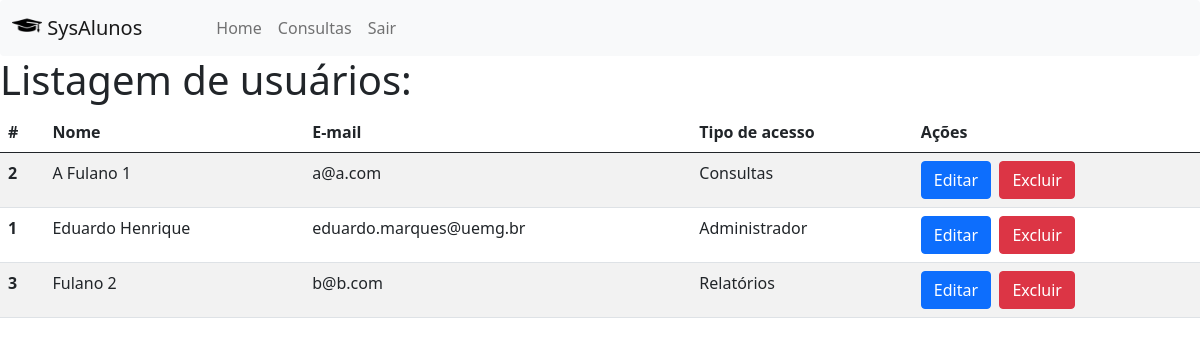
The app's page /sysalunos/usuarios_list.php (signed in) with its own data.
### tables this page shows
CREATE TABLE `usuarios` (
  `idusuarios` int(10) unsigned NOT NULL auto_increment,
  `nome` varchar(100) NOT NULL,
  `login` varchar(30) NOT NULL,
  `senha` varchar(30) NOT NULL,
  `dica` varchar(30) NOT NULL,
  `email` varchar(100) NOT NULL,
  `tipoacesso` int(10) unsigned NOT NULL default '1' COMMENT '0 Admin; 1 Usuario consulta; 2 usuario relatorio',
  PRIMARY KEY  (`idusuarios`)
);

### sysalunos/usuarios_list.php (the view, shortened to what this page needs)
<?php
    require_once("conexao.php");
    $tipoAcesso = $_SESSION["tipo_acesso"];
?>
<!DOCTYPE html>
<html lang="pt-br">
<head>
    <link href="css/bootstrap.min.css" rel="stylesheet">
</head>
<body>
<nav class="navbar navbar-expand-lg navbar-light bg-light rounded">
        <div class="container-fluid">
            <a class="navbar-brand" href="#">
                <img src="img/studentmeets_4873.png" alt="" width="30" height="24" class="d-inline-block align-text-top">
                SysAlunos
            </a>
          <div class="collapse navbar-collapse" id="navbarSupportedContent">
                <ul class="navbar-nav me-auto mb-2 mb-lg-0" style="margin-left: 50px;">
                    <li class="nav-item">
                        <a class="nav-link" aria-current="page" href="admin.php">Home</a>
                    </li>
                    <?php
                        $mnuConsultas  = "<li class='nav-item'><a class='nav-link' href='#'>Consultas</a></li>";
                        if($tipoAcesso == 0 || $tipoAcesso == 1){
                            echo $mnuConsultas;
                        }
                    ?>
                    <li class="nav-item">
                        <a class="nav-link" href="logout.php">Sair</a>
                    </li>
                </ul>
            </div>
        </div>
    </nav>
    <h1>Listagem de usuários:</h1>
    <table class="table table-striped">
        <thead>
            <tr>
                <th scope="col">#</th>
                <th scope="col">Nome</th>
                <th scope="col">E-mail</th>
                <th scope="col">Tipo de acesso</th>
                <th scope="col">Ações</th>
            </tr>
        </thead>
        <tbody>
            <?php
            $sql = "SELECT idusuarios, nome, email, tipoacesso FROM usuarios ORDER BY nome";
            $resp = mysqli_query($conexao_bd, $sql);
            while($rows=mysqli_fetch_row($resp)){
                echo "<tr>";
                echo "<th scope='row'>$rows[0]</th>";
                echo "<td>$rows[1]</td>";
                echo "<td>$rows[2]</td>";
                switch($rows[3]){
                    case 0:
                        echo "<td>Administrador</td>";
                        break;
                    case 1:
                        echo "<td>Consultas</td>";
                        break;
                    case 2:
                        echo "<td>Relatórios</td>";
                        break;
                }
                echo "<td>
                         <a class='btn btn-primary' href='#' role='button'>Editar</a>&nbsp;
                         <a class='btn btn-danger'  href='#' role='button'>Excluir</a>
                      </td>";
                echo "</tr>";
            }
            ?>
        </tbody>
    </table>
</body>
</html>

### records on screen
usuarios: idusuarios "2", nome "A Fulano 1", email "a@a.com", tipoacesso "Consultas"
usuarios: idusuarios "1", nome "Eduardo Henrique", email "eduardo.marques@uemg.br", tipoacesso "Administrador"
usuarios: idusuarios "3", nome "Fulano 2", email "b@b.com", tipoacesso "Relatórios"
